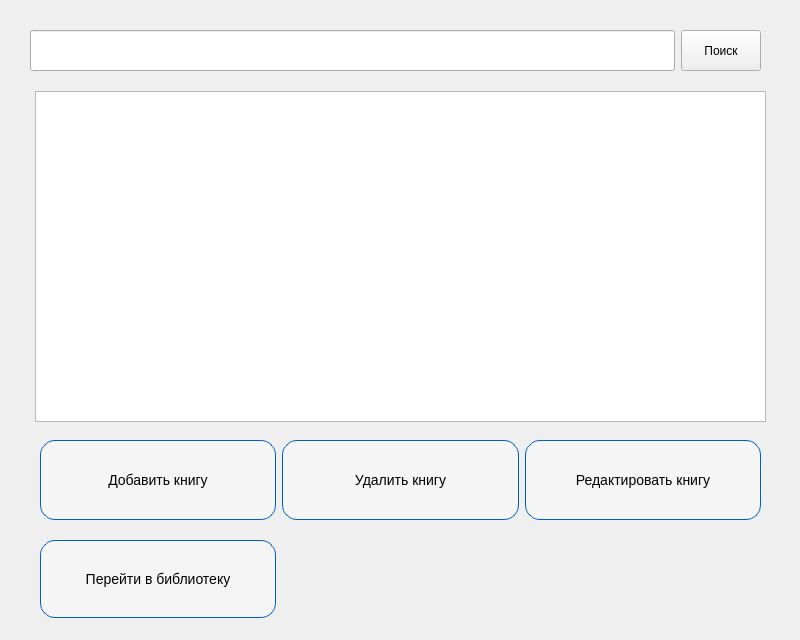
<?xml version="1.0" encoding="UTF-8"?>
<ui version="4.0">
 <class>MainWindow</class>
 <widget class="QMainWindow" name="MainWindow">
  <property name="geometry">
   <rect>
    <x>0</x>
    <y>0</y>
    <width>800</width>
    <height>640</height>
   </rect>
  </property>
  <property name="windowTitle">
   <string>MainWindow</string>
  </property>
  <widget class="QWidget" name="centralwidget">
   <widget class="QTableWidget" name="tableWidget">
    <property name="geometry">
     <rect>
      <x>35</x>
      <y>91</y>
      <width>731</width>
      <height>331</height>
     </rect>
    </property>
   </widget>
   <widget class="QWidget" name="horizontalLayoutWidget">
    <property name="geometry">
     <rect>
      <x>40</x>
      <y>440</y>
      <width>721</width>
      <height>80</height>
     </rect>
    </property>
    <layout class="QHBoxLayout" name="horizontalLayout">
     <item>
      <widget class="QPushButton" name="btn_add">
       <property name="sizePolicy">
        <sizepolicy hsizetype="Minimum" vsizetype="Expanding">
         <horstretch>0</horstretch>
         <verstretch>0</verstretch>
        </sizepolicy>
       </property>
       <property name="styleSheet">
        <string notr="true">QPushButton {
    background-color: #f5f5f5; /* Цвет фона */
    color: black; /* Белый текст */
    border: 1px solid #005cbf; /* Граница */
    border-radius: 15px; /* Скругление углов */
    padding: 8px 12px; /* Внутренние отступы */
    font-size: 14px; /* Размер шрифта */
}

QPushButton:hover {
     background-color: #e0e0e0; /* Цвет фона при наведении */
}

QPushButton:pressed {
    background-color: #004ba0; /* Еще темнее при нажатии */
    border: 1px solid #003a80;
}

QPushButton:disabled {
    background-color: #dcdcdc; /* Серый фон для отключенной кнопки */
    color: #a0a0a0; /* Серый текст */
    border: 1px solid #c0c0c0;
}
</string>
       </property>
       <property name="text">
        <string>Добавить книгу</string>
       </property>
      </widget>
     </item>
     <item>
      <widget class="QPushButton" name="btn_delete">
       <property name="sizePolicy">
        <sizepolicy hsizetype="Minimum" vsizetype="Expanding">
         <horstretch>0</horstretch>
         <verstretch>0</verstretch>
        </sizepolicy>
       </property>
       <property name="styleSheet">
        <string notr="true">QPushButton {
    background-color: #f5f5f5; /* Цвет фона */
    color: black; /* Белый текст */
    border: 1px solid #005cbf; /* Граница */
    border-radius: 15px; /* Скругление углов */
    padding: 8px 12px; /* Внутренние отступы */
    font-size: 14px; /* Размер шрифта */
}

QPushButton:hover {
     background-color: #e0e0e0; /* Цвет фона при наведении */
}

QPushButton:pressed {
    background-color: #004ba0; /* Еще темнее при нажатии */
    border: 1px solid #003a80;
}

QPushButton:disabled {
    background-color: #dcdcdc; /* Серый фон для отключенной кнопки */
    color: #a0a0a0; /* Серый текст */
    border: 1px solid #c0c0c0;
}
</string>
       </property>
       <property name="text">
        <string>Удалить книгу</string>
       </property>
      </widget>
     </item>
     <item>
      <widget class="QPushButton" name="btn_edit">
       <property name="sizePolicy">
        <sizepolicy hsizetype="Minimum" vsizetype="Expanding">
         <horstretch>0</horstretch>
         <verstretch>0</verstretch>
        </sizepolicy>
       </property>
       <property name="styleSheet">
        <string notr="true">QPushButton {
    background-color: #f5f5f5; /* Цвет фона */
    color: black; /* Белый текст */
    border: 1px solid #005cbf; /* Граница */
    border-radius: 15px; /* Скругление углов */
    padding: 8px 12px; /* Внутренние отступы */
    font-size: 14px; /* Размер шрифта */
}

QPushButton:hover {
     background-color: #e0e0e0; /* Цвет фона при наведении */
}

QPushButton:pressed {
    background-color: #004ba0; /* Еще темнее при нажатии */
    border: 1px solid #003a80;
}

QPushButton:disabled {
    background-color: #dcdcdc; /* Серый фон для отключенной кнопки */
    color: #a0a0a0; /* Серый текст */
    border: 1px solid #c0c0c0;
}
</string>
       </property>
       <property name="text">
        <string>Редактировать книгу</string>
       </property>
      </widget>
     </item>
    </layout>
   </widget>
   <widget class="QWidget" name="horizontalLayoutWidget_2">
    <property name="geometry">
     <rect>
      <x>30</x>
      <y>30</y>
      <width>731</width>
      <height>41</height>
     </rect>
    </property>
    <layout class="QHBoxLayout" name="horizontalLayout_2">
     <item>
      <widget class="QLineEdit" name="lineEdit_search">
       <property name="sizePolicy">
        <sizepolicy hsizetype="Expanding" vsizetype="Expanding">
         <horstretch>0</horstretch>
         <verstretch>0</verstretch>
        </sizepolicy>
       </property>
      </widget>
     </item>
     <item>
      <widget class="QPushButton" name="btn_search">
       <property name="sizePolicy">
        <sizepolicy hsizetype="Minimum" vsizetype="Expanding">
         <horstretch>0</horstretch>
         <verstretch>0</verstretch>
        </sizepolicy>
       </property>
       <property name="text">
        <string>Поиск</string>
       </property>
      </widget>
     </item>
    </layout>
   </widget>
   <widget class="QPushButton" name="library">
    <property name="geometry">
     <rect>
      <x>40</x>
      <y>540</y>
      <width>236</width>
      <height>78</height>
     </rect>
    </property>
    <property name="sizePolicy">
     <sizepolicy hsizetype="Minimum" vsizetype="Expanding">
      <horstretch>0</horstretch>
      <verstretch>0</verstretch>
     </sizepolicy>
    </property>
    <property name="styleSheet">
     <string notr="true">QPushButton {
    background-color: #f5f5f5; /* Цвет фона */
    color: black; /* Белый текст */
    border: 1px solid #005cbf; /* Граница */
    border-radius: 15px; /* Скругление углов */
    padding: 8px 12px; /* Внутренние отступы */
    font-size: 14px; /* Размер шрифта */
}

QPushButton:hover {
     background-color: #e0e0e0; /* Цвет фона при наведении */
}

QPushButton:pressed {
    background-color: #004ba0; /* Еще темнее при нажатии */
    border: 1px solid #003a80;
}

QPushButton:disabled {
    background-color: #dcdcdc; /* Серый фон для отключенной кнопки */
    color: #a0a0a0; /* Серый текст */
    border: 1px solid #c0c0c0;
}
</string>
    </property>
    <property name="text">
     <string>Перейти в библиотеку</string>
    </property>
   </widget>
  </widget>
 </widget>
 <resources/>
 <connections/>
</ui>
